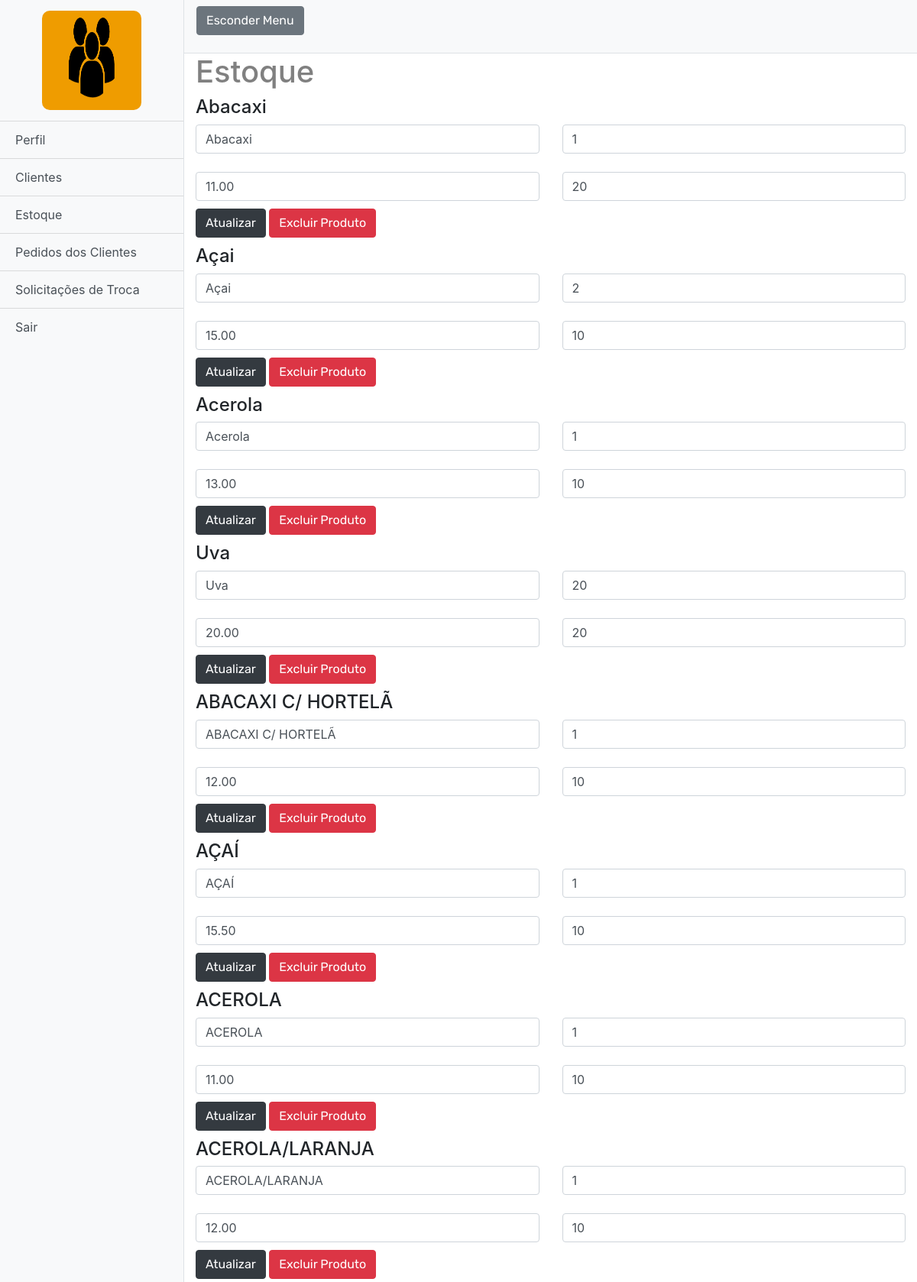
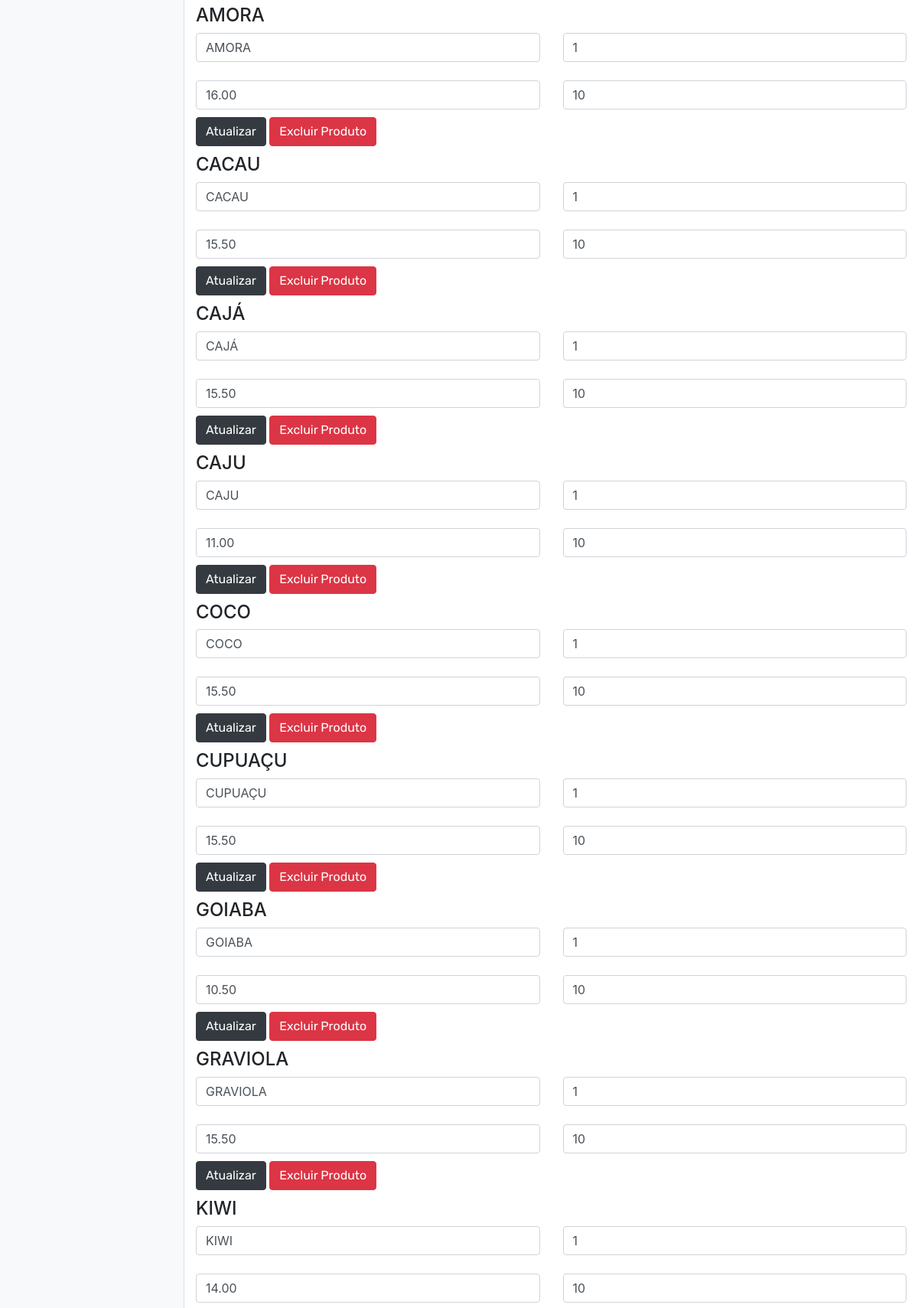
The page /estoque.php (signed in, upper part) on the database its author committed (2 pictures, top to bottom).
### tables this page shows
CREATE TABLE `cadastro` (
  `id_usuario` int(11) NOT NULL,
  `nome` varchar(100) NOT NULL,
  `cpf` varchar(14) NOT NULL,
  `usuario` varchar(30) NOT NULL,
  `email` varchar(100) NOT NULL,
  `cidade` varchar(255) DEFAULT 'São Paulo',
  `endereco` varchar(200) NOT NULL,
  `empresa` varchar(100) DEFAULT NULL,
  `senha` char(40) NOT NULL,
  `flag` int(11) NOT NULL DEFAULT '0',
  `telefone` varchar(15) NOT NULL,
  `imagem` varchar(40) NOT NULL
);

CREATE TABLE `estoque` (
  `id` int(11) NOT NULL,
  `nome` varchar(40) DEFAULT NULL,
  `quantidade` int(3) NOT NULL,
  `preco` decimal(10,2) DEFAULT NULL,
  `unidade` int(2) NOT NULL,
  `data` timestamp NOT NULL DEFAULT CURRENT_TIMESTAMP
);

### estoque.php (the view, shortened to what this page needs)
<?php
include_once 'php_action/db_connect.php';
?>
<!DOCTYPE html>
<html>
<head>
	<link rel="stylesheet" type="text/css" href="style/menu_profile.css">
	<link href="vendor/bootstrap/css/bootstrap.min.css" rel="stylesheet">
	<link rel="stylesheet" href="https://use.fontawesome.com/releases/v5.8.1/css/all.css">
</head>
<body>
	<div class="d-flex" id="wrapper">
		<div class="bg-light border-right" id="sidebar-wrapper">
			<?php
				$id = $_SESSION["id_usuario"];
				$query =  "SELECT * FROM cadastro WHERE id_usuario = '$id'";
				$listar = mysqli_query($connect,$query);
				while($dados=mysqli_fetch_array($listar)){
			?>
			<div class="sidebar-heading">
				<img class="image" src="uploads_perfil/<?php echo $dados['imagem'];?>">
			</div>
			<div class="list-group list-group-flush">
				<a href="perfil.php" class="list-group-item list-group-item-action bg-light">Perfil</a>
				<a href="clientes.php" class="list-group-item list-group-item-action bg-light">Clientes</a>
				<a href="estoque.php" class="list-group-item list-group-item-action bg-light">Estoque</a>
				<a href="pedidos.php" class="list-group-item list-group-item-action bg-light">Pedidos dos Clientes</a>
				<a href="selectTroca.php" class="list-group-item list-group-item-action bg-light">Solicitações de Troca</a>
				<a href="php_action/sair.php" class="list-group-item list-group-item-action bg-light">Sair</a>
			</div>
		</div>
		<div id="page-content-wrapper">
			<nav class="navbar navbar-expand-lg navbar-light bg-light border-bottom">
				<button class="btn btn-secondary" id="menu-toggle">Esconder Menu</button>
			</nav>
			<?php
				}
			?>
			<div class="container-fluid">
				<h1>
					Estoque
				</h1>
				<?php
					$sql = "SELECT * FROM estoque";
					$resultado = mysqli_query($connect, $sql);
					if(mysqli_num_rows($resultado) > 0):
					while($res = mysqli_fetch_array($resultado)):
				?>
				<form method="POST" action="php_action/operacoesEstoque.php">
					<h4><?php echo $res['nome']?></h4>
					<div class="row">
						<div class="col">
							<input type="text" class="form-control" name="produto" title="Nome produto" value="<?php echo $res['nome']?>" >
						</div>
						<div class="col">
							<input type="text" class="form-control" name="unidade" title="Preço unidade" value="<?php echo $res['unidade']?>" >
						</div>
					</div>
					<br>
					<div class="row">
						<div class="col">
							<input type="text" class="form-control" name="preco" title="Preço Total" value="<?php echo $res['preco']?>" >
						</div>
						<div class="col">
							<input type="text" class="form-control" name="quantidade" title="Quantidade Disponivel" value="<?php echo $res['quantidade']?>" >
						</div>
					</div>
					<button type="submit" name="btn-editar" class="btn btn-dark" style="margin-top: 10px;margin-bottom: 10px;">Atualizar</button>
					<button type="submit" name="btn-deletar" class="btn btn-danger" style="margin-top: 10px;margin-bottom: 10px;">Excluir Produto</button>
				</form>
				<?php
					endwhile;
					endif;
				?>
			</div>
		</div>
	</div>
</body>
</html>

### style/menu_profile.css (style rules this page uses)
body { overflow-x: hidden; }
#sidebar-wrapper { min-height: 100vh; margin-left: -15rem; -webkit-transition: margin .25s ease-out; -moz-transition: margin .25s ease-out; -o-transition: margin .25s ease-out; transition: margin .25s ease-out; }
#sidebar-wrapper .sidebar-heading { padding: 0.875rem 1.25rem; font-size: 1.2rem; }
#sidebar-wrapper .list-group { width: 15rem; }
#page-content-wrapper { min-width: 100vw; }
.btn { font-family: 'Rubik', sans-serif; margin-bottom: 15px; }
.image { transition: 0.5s; width: 130px; height: 130px; border-radius: 10px; margin-left: 35px; }
h1,h3 { color: grey; }
@media (min-width: 768px) { #sidebar-wrapper { margin-left: 0; } }
@media (min-width: 768px) { #page-content-wrapper { min-width: 0; width: 100%; } }

### rows shown on the page
cadastro: imagem (placeholder picture)
estoque: nome "Abacaxi", produto "Abacaxi", unidade "1", preco "11.00", quantidade "20"
estoque: nome "Açai", produto "Açai", unidade "2", preco "15.00", quantidade "10"
estoque: nome "Acerola", produto "Acerola", unidade "1", preco "13.00", quantidade "10"
estoque: nome "Uva", produto "Uva", unidade "20", preco "20.00", quantidade "20"
estoque: nome "ABACAXI C/ HORTELÃ", produto "ABACAXI C/ HORTELÃ", unidade "1", preco "12.00", quantidade "10"
estoque: nome "AÇAÍ", produto "AÇAÍ", unidade "1", preco "15.50", quantidade "10"
estoque: nome "ACEROLA", produto "ACEROLA", unidade "1", preco "11.00", quantidade "10"
estoque: nome "ACEROLA/LARANJA", produto "ACEROLA/LARANJA", unidade "1", preco "12.00", quantidade "10"
estoque: nome "AMORA", produto "AMORA", unidade "1", preco "16.00", quantidade "10"
estoque: nome "CACAU", produto "CACAU", unidade "1", preco "15.50", quantidade "10"
estoque: nome "CAJÁ", produto "CAJÁ", unidade "1", preco "15.50", quantidade "10"
estoque: nome "CAJU", produto "CAJU", unidade "1", preco "11.00", quantidade "10"
estoque: nome "COCO", produto "COCO", unidade "1", preco "15.50", quantidade "10"
estoque: nome "CUPUAÇU", produto "CUPUAÇU", unidade "1", preco "15.50", quantidade "10"
estoque: nome "GOIABA", produto "GOIABA", unidade "1", preco "10.50", quantidade "10"
estoque: nome "GRAVIOLA", produto "GRAVIOLA", unidade "1", preco "15.50", quantidade "10"
estoque: nome "KIWI", produto "KIWI", unidade "1", preco "14.00", quantidade "10"
